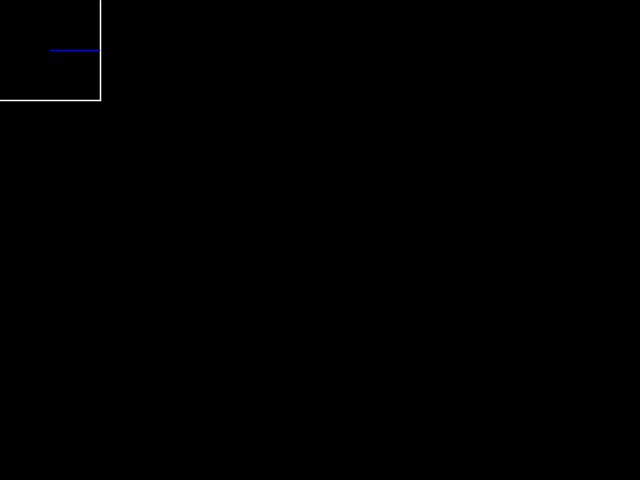
Frame 1 (no input)
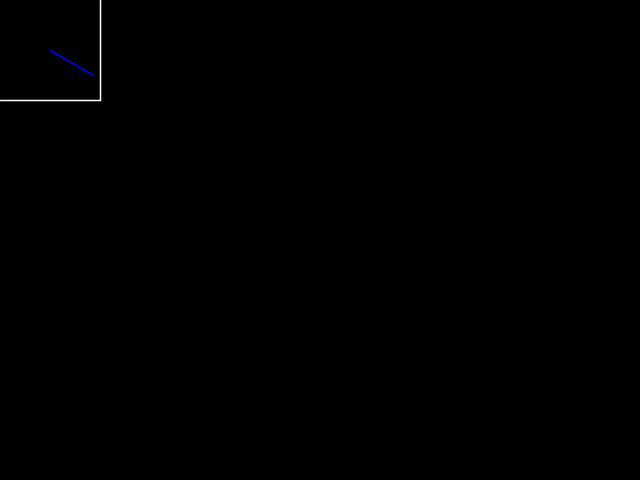
Frame 60 (the mouse pressed at the canvas centre just before this capture)
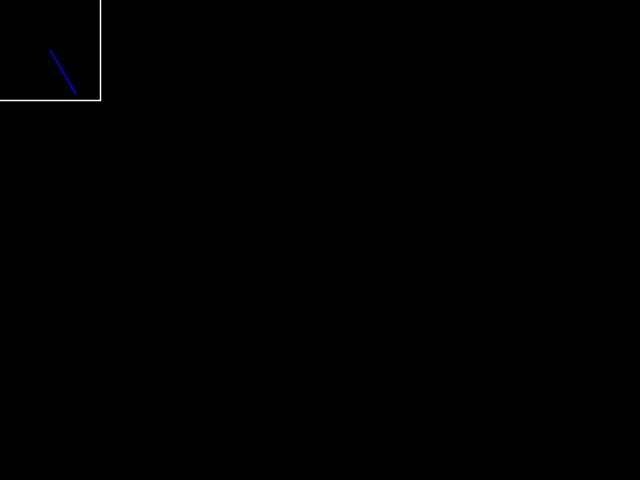
Frame 120 (the mouse held since frame 60 and released just before this capture)

The Processing sketch that drew these frames (run headless with seeded random() and noise(); from frame 60 on, the mouse is pressed at the canvas centre):

// Processing sketch: TrigonometryTester
// ── TrigonometryTester.pde
float direction = 0;

void setup() {
	size(640, 480);
	stroke(255);
}

void draw() {
	background(0);
	direction += 0.5;

	stroke(255);
	int def=100;
	strokeWeight(1.5);
	line(def, 0, def, def);
	line(0, def, def, def);
	stroke(0, 0, 255);
	line(def/2, def/2, def/2 + cos(radians(direction)) * def/2, def/2 + sin(radians(direction)) * def/2);
}

void draw_angle(float direction)
{
	stroke(255);
	int def=100;
	strokeWeight(1.5);
	line(def, 0, def, def);
	line(0, def, def, def);
	stroke(0, 0, 255);
	line(def/2, def/2, def/2 + cos(radians(direction)) * def/2, def/2 + sin(radians(direction)) * def/2);
}
